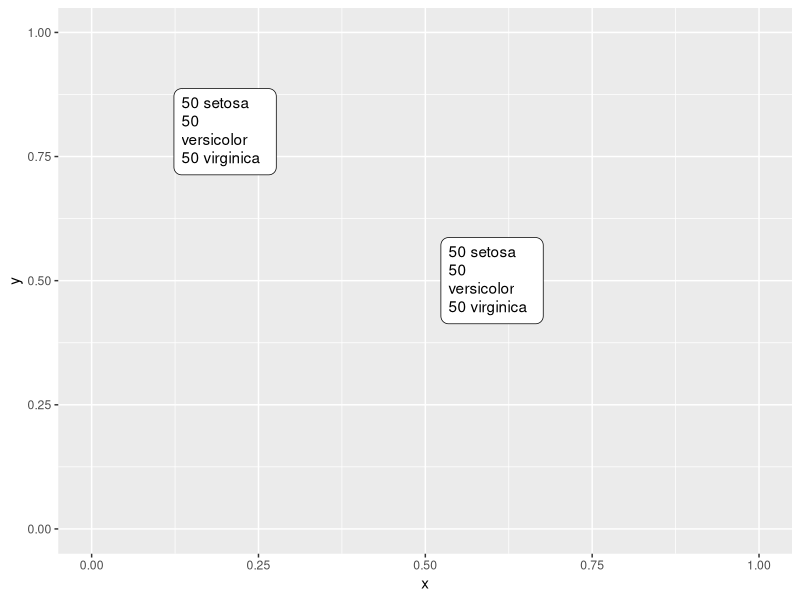

This figure's R source:
## ---- chunk 1
knitr::opts_chunk$set(echo = TRUE)
library(tidyverse)
library(ggtext)
library(glue)
## ---- chunk 2
# Example (can likely be done much more elegantly)

# build a simple table 
iris %>% 
  count(Species) %>% 
  select(n, Species)->
table

# glue together text into a single variable
# ideally would auto-extract colnames to do this, rather than manual gluing
table %>% 
  mutate(text_f = glue("{n} {Species}<br>")) ->
table_f

# count the maximum width in characters
# subtract 4 for "<br>"
char_wide <- max(nchar(table_f$text_f)) - 4

# collapse text to a single text string with linebreaks (except for the last line)
label <- glue_collapse(table_f$text_f) %>% 
  str_extract(pattern = "^.+(?=<br>$)")

# set up locations of text boxes
df <- tibble( label = label,  
              x = c(0.2, .6), 
              y = c(0.8, .5))

# plot text boxes, with width in cm related to character count (plus one for spaces)
ggplot(df) +
  aes(
    x, y, label = label,
    hjust = c(0.5,0.5), vjust = c(0.5,0.5)
    ) +
    geom_textbox(width = unit((char_wide)*0.2, "cm")) +
    xlim(0, 1) + ylim(0, 1)
